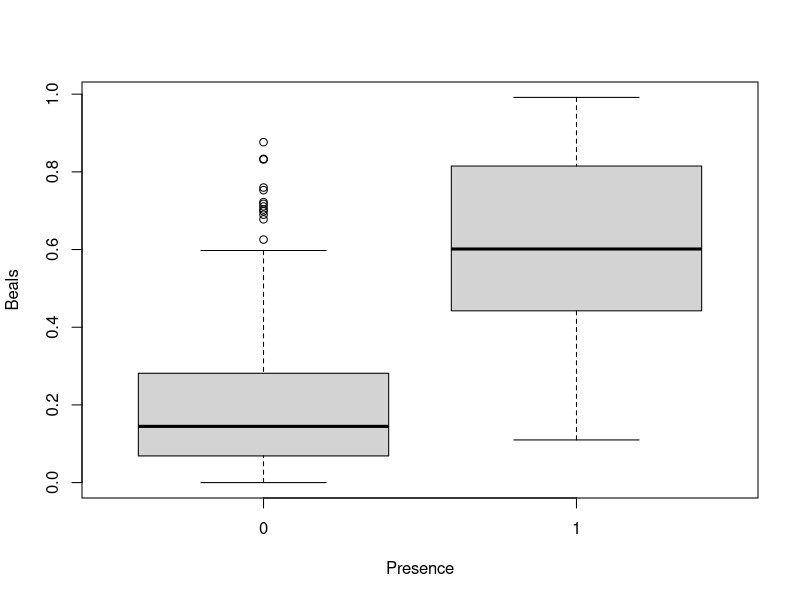

Generate this figure with R:
library(vegan)


### Name: beals
### Title: Beals Smoothing and Degree of Absence
### Aliases: beals swan
### Keywords: manip smooth

### ** Examples

data(dune)
## Default
x <- beals(dune)
## Remove target species
x <- beals(dune, include = FALSE)
## Smoothed values against presence or absence of species
pa <- decostand(dune, "pa")
boxplot(as.vector(x) ~ unlist(pa), xlab="Presence", ylab="Beals")
## Remove the bias of tarbet species: Yields lower values.
beals(dune, type =3, include = FALSE)
## Uses abundance information.
## Vector with beals smoothing values corresponding to the first species
## in dune.
beals(dune, species=1, include=TRUE) 
